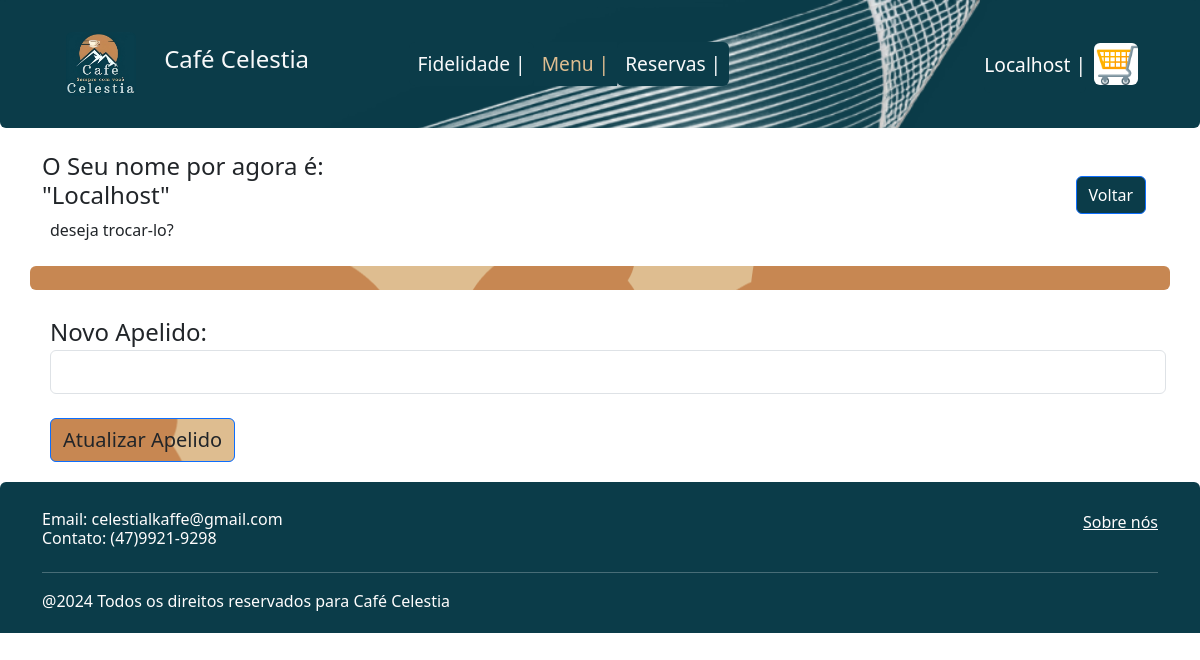
The app's page /troca-apelido/ (signed in), older data.
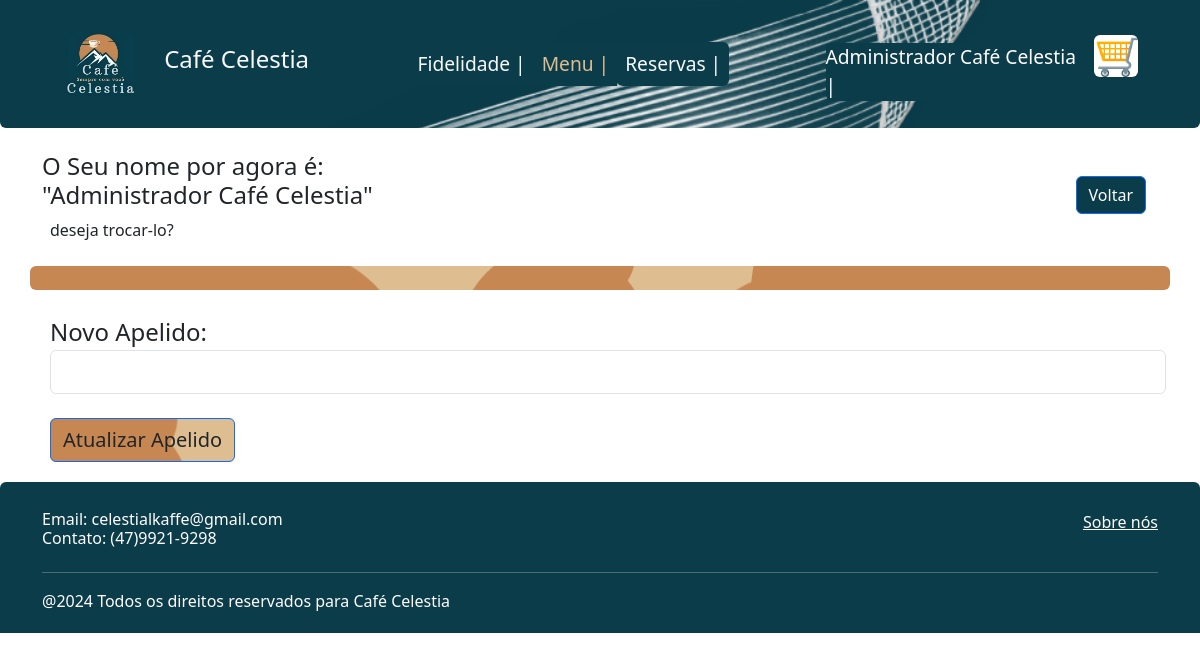
The same page, newer data.
### app/models.py (models this page shows)
class Usuario(db.Model, UserMixin):
    id = db.Column(db.Integer, primary_key=True)
    usuario = db.Column(db.String, nullable=False)
    email = db.Column(db.String, nullable=False, unique=True)
    senha = db.Column(db.String, nullable=False)
    celestianus = db.Column(db.Integer, default=0)
    adm = db.Column(db.Boolean, default=0)
    status = db.Column(db.String, nullable=True)           #status string, tipo se o cara faz merda

### app/views.py (the view)
@app.route('/troca-apelido/', methods=['GET', 'POST']) # |PRONTO| Troca Nome e aplica title()
@login_required
def trocapelido():
    useratual = current_user
    if request.method == 'POST':
        new_apelido = request.form.get('new_apelido')
        if useratual:
            useratual.usuario = new_apelido.title()
            db.session.commit()
            return redirect(url_for('HomePage'))
    return render_template('trocapelido.html', useratual=useratual)

### app/views.py (called while the page is built)
@login_manager.user_loader #|PRONTO|
def load_user(usuario_id):
    return Usuario.query.get(int(usuario_id))

### app/templates/trocapelido.html (shortened to what this page needs)
{% extends 'base.html' %}
    {% block BlockConteudo %}
        <div class="container ">
            <div class="row">
                <div class="col">
                    <h4 class="mt-4">O Seu nome por agora é: <br>"{{useratual.usuario}}" </h4>
                    <p class="ms-2 ">deseja trocar-lo?</p>
                </div>
                <div class="col-3 mt-4 p-4 text-end">
                    <a href="{{url_for('ConfigUser')}}" style="background-color: #0B3C49;" type="submit" class="btn btn-primary">Voltar</a>
                </div>
            </div>
            <div class="row mt-2">
                <div class="rounded" style="background-position: center ;background-image: url({{url_for('static',filename='img/Group 15.png')}});">
                <br class="mt-4 p-4">
                </div>
                <form class="ms-2 mt-4 " method="POST">
                    <div class="form-group">
                        <label class="fs-4" for="">Novo Apelido:</label>
                        <input
                            type="text"
                            class="form-control fs-5"
                            id="new_apelido"
                            name="new_apelido"
                        >
                    </div>
                    <br>
                    <button style="background-position: center ;background-image: url({{url_for('static',filename='img/Group 15.png')}});"  type="submit" class="btn btn-primary text-dark fs-5">Atualizar Apelido</button>
                </form>
            </div>
        </div>
    {% include 'naverodapé.html' %}
    {% endblock %}

### app/templates/nave.html (shortened to what this page needs)
<nav class="navbar navbar-expand-lg rounded-bottom" style="background-color: #0B3C49;background-size: cover; background-image: url({{url_for('static',filename='img/DecorNave.webp')}});">
  <div class="container-fluid container">
      <div class="justify-content-center p-4">
          <a href="{{url_for('HomePage')}}"><img class="rounded image" src="{{url_for('static',filename='img/CaffeLogo.jfif')}}" alt="Logo Nossa" width="70" height="64"  ></a>
              <a class="navbar-brand text-light p-4" href="{{url_for('HomePage')}}" style="font-size:x-large;">Café Celestia</a>
      </div>
    <div class="collapse navbar-collapse" id="navbarNav" style="font-size: larger;">
      <div class="container-fluid d-flex justify-content-center">
          <ul class="navbar-nav">
          <li class="nav-item rounded" style="background-color: #0B3C49;">
              <a class="nav-link text-light" aria-current="page" href="{{url_for('FidelidadePage')}}">Fidelidade |</a>
          </li>
          <li class="nav-item " style="background-color: #0B3C49;">
              <a class="nav-link active"  href="{{url_for('MenuPage')}}" style="color: #DEBD90">Menu |</a>
          </li>
          <li class="nav-item rounded " style="background-color: #0B3C49;">
              <a class="nav-link text-light" href="{{url_for('ReservasPage')}}">Reservas |</a>
          </li>
      </ul>
      </div>
      <div class="container-fluid d-flex justify-content-end">
          <ul class="navbar-nav">
            <li class="nav-item p-4" > </li>
            {% if current_user.is_authenticated %}
            <a href="{{url_for('HomePage')}}" class="mt-3 rounded text-decoration-none"style="color: #FFFDFD; background-color:#0B3C49;">{{useratual.usuario}} |</a>
            {% else %}
            <a class="mt-3 rounded "style="color: #DEBD90;background-color: #0B3C49;" href="{{url_for('LoginPage')}}">Faça seu Login</a>
            {% endif %}
          <li class="nav-item">
            <a type="button" class="rounded p-2"  style="color: #FFFDFD;" href="{{url_for('CartPage')}}">
              <img class = "rounded" src="{{url_for('static',filename='img/shopping_cart.png')}}" alt="LogoCaffe" width="44" height="42" class="d-inline-block align-text-top" ></img>
            </a>
          </li>
          </ul>
      </div>
    </div>
  </div>
</nav>

Row changes from the older to the newer data that the page shows:
changed Usuario: usuario "Localhost" → "Administrador Café Celestia"
